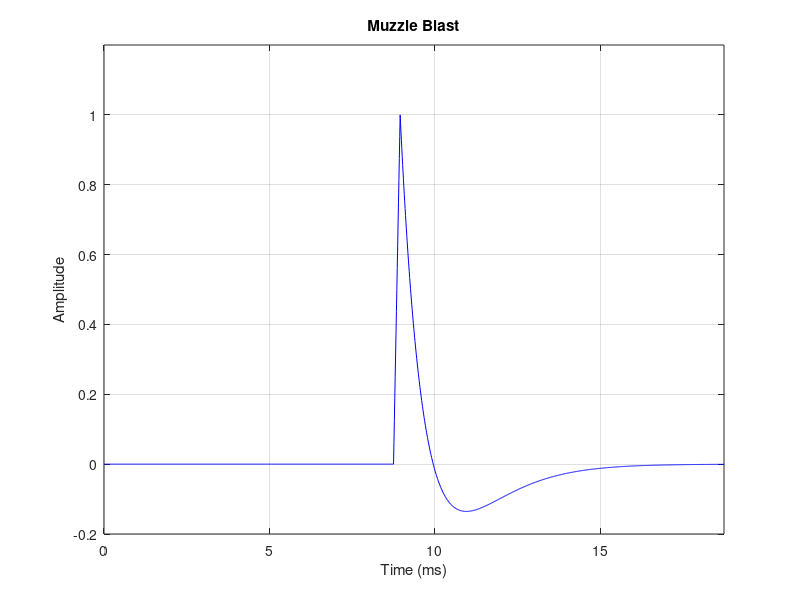
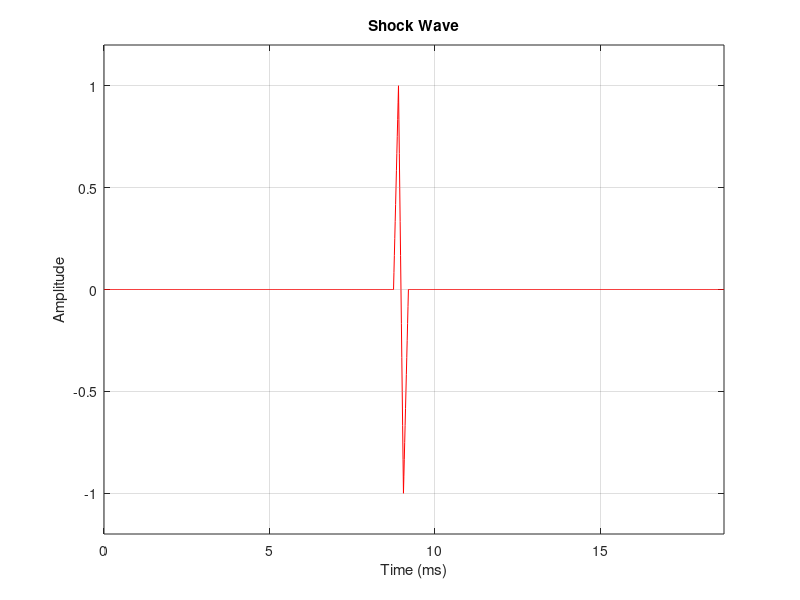
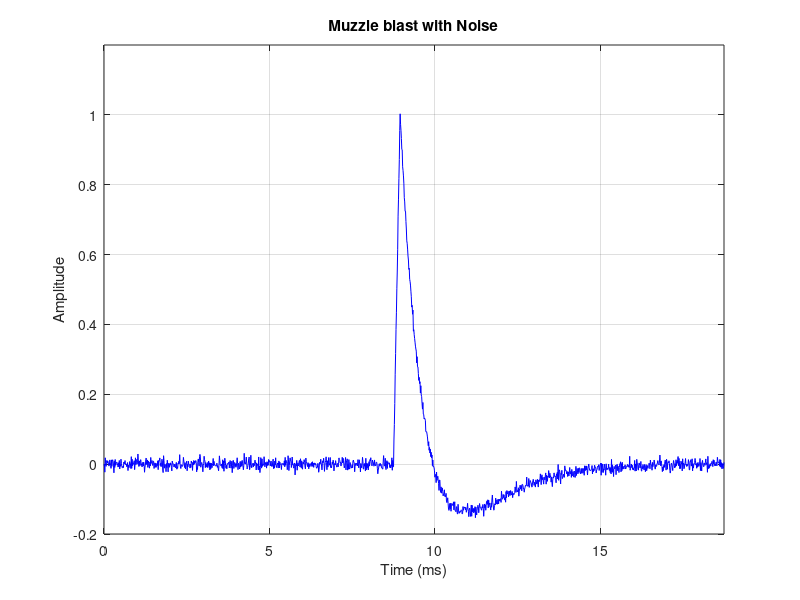
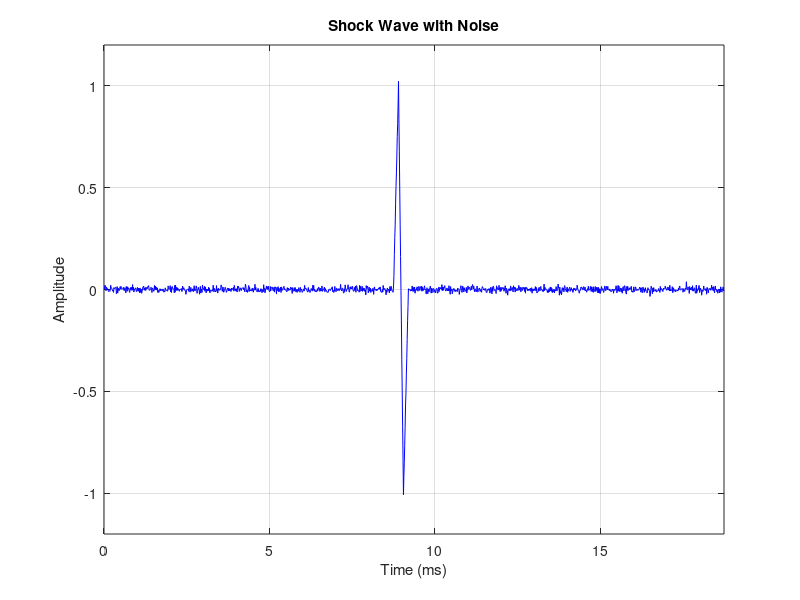

Write the MATLAB code that produced these figures, in order.
clc;
clear;

% Muzzle
A=1; 	    				% peak amplitude
Tr_m = 0.2e-3;				% rise time
Td_m = 1e-3;				% decay time
Tdur_m = 10*Td_m;			% signal duration
Fs = 80000;
Ts = 1/Fs;
t_m = (0:Ts:Tdur_m-Ts)';	% time vector
xt1_muzzle = A*(t_m(t_m<=Tr_m)/Tr_m);
%plot(xt1_muzzle)
xt2_muzzle = A*(1 - (t_m(t_m>Tr_m)-Tr_m)/Td_m).*exp((Tr_m-t_m(t_m>Tr_m))/Td_m);
%plot(xt2_muzzle)
xt_muzzle = [xt1_muzzle;xt2_muzzle];

Nf=1024;
fk = (0:Nf-1)'*pi/Nf;
Xf_muzzle = freqz(xt_muzzle,1,fk);

% shock
B = 1;	    			    	% peak amplitude
Tr_s = 0.15e-3;			    	% rise time
Td_s = 0.15e-3;					% decay time
%Tdur_s = 2*Tr_s + Td_s+10*Ts;	% signal duration
Tdur_s = 0.01;
t_s = (0:Ts:Tdur_s-Ts)';	% time vector
xt1_shock = B*(t_s(t_s<=Tr_s)/Tr_s);
xt2_shock = B*(1 -  2*(t_s(t_s>Tr_s & t_s<=Tr_s+Td_s)-Tr_s)/Td_s);
xt3_shock = B*((t_s(t_s>Tr_s+Td_s & t_s<=2*Tr_s+Td_s) - Tr_s - Td_s)/Tr_s - 1);
xt4_shock = 0*t_s(t_s>2*Tr_s+Td_s);
xt_shock = [xt1_shock;xt2_shock;xt3_shock;xt4_shock];

Xf_shock = freqz(xt_shock,1,fk);

req_len = 1500;
k = zeros(1, req_len - length(xt_muzzle))';
xt_muzzle = [k; xt_muzzle];

k = zeros(1, req_len - length(xt_shock))';
xt_shock = [k; xt_shock];

% Plots
%plot(xt_muzzle)
t_m = (0:Ts:req_len/Fs-Ts)';
t_s = (0:Ts:req_len/Fs-Ts)';
f1 = figure;
plot(t_m/1e-3,xt_muzzle,'b'); grid on;
xlabel('Time (ms)'); ylabel('Amplitude');
title('Muzzle Blast');
axis([-inf inf -0.2 1.2])
f2 = figure;
plot(t_s/1e-3,xt_shock,'r'); grid on;
xlabel('Time (ms)'); ylabel('Amplitude');
title('Shock Wave');
axis([-inf inf -1.2 1.2])


% Noise Addition
muz_npower = -40;
swave_npower = -40;
muzzle_noise = wgn(req_len,1,muz_npower);
shock_noise = wgn(req_len,1,swave_npower);
xt_muzzle_n = xt_muzzle + muzzle_noise;
xt_shock_n = xt_shock + shock_noise;

f3 = figure;
plot(t_m/1e-3,xt_muzzle_n,'b'); grid on;
xlabel('Time (ms)'); ylabel('Amplitude');
title('Muzzle blast with Noise');
axis([-inf inf -0.2 1.2])

f4 = figure;
plot(t_s/1e-3,xt_shock_n,'b'); grid on;
xlabel('Time (ms)'); ylabel('Amplitude');
title('Shock Wave with Noise');
axis([-inf inf -1.2 1.2])

% Adding delay to the 4 microphones
f5 = figure;
plot(xt_muzzle_n(500:1199),'b');
hold on;
plot(xt_muzzle_n(440:1139),'r');
plot(xt_muzzle_n(540:1239),'g');
plot(xt_muzzle_n(600:1299),'y');
hold off;

% Saving data to mat file
data_muzzle = [xt_muzzle_n(500:1199),xt_muzzle_n(440:1139),xt_muzzle_n(540:1239),xt_muzzle_n(600:1299)];
data_muzzle = data_muzzle';
save('data_muzzle.mat','data_muzzle')
